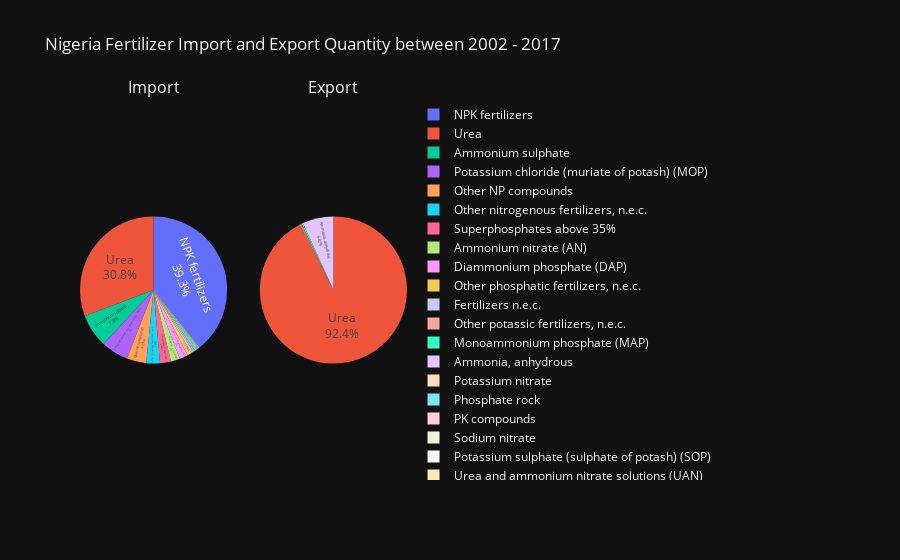

The notebook cell this image was saved under:
### Markdown cell above
### Subplot of Fertilizer `Import Quantity` and `Export Quantity` values in tonnes

### Code cell
plot_pie_chart("Nigeria Fertilizer Import and Export Quantity between 2002 - 2017","Import Quantity", "Export Quantity")

### Figure 1 — Plotly figure (JSON) as saved in the notebook; plotly's stock layout.template omitted (floating-point values rounded to 4 significant figures)
{"data": [{"domain": {"x": [0, 0.45], "y": [0, 1]}, "labels": ["NPK fertilizers", "Urea", "Ammonium sulphate", "Potassium chloride (muriate of potash) (MOP)", "Other NP compounds", "Other nitrogenous fertilizers, n.e.c.", "Superphosphates above 35%", "Ammonium nitrate (AN)", "Diammonium phosphate (DAP)", "Other phosphatic fertilizers, n.e.c.", "Fertilizers n.e.c.", "Other potassic fertilizers, n.e.c.", "Monoammonium phosphate (MAP)", "Ammonia, anhydrous", "Potassium nitrate", "Phosphate rock", "PK compounds", "Sodium nitrate", "Potassium sulphate (sulphate of potash) (SOP)", "Urea and ammonium nitrate solutions (UAN)", "Calcium ammonium nitrate (CAN) and other mixtures with calcium carbonate"], "name": "Import Quantity", "textinfo": "percent+label", "textposition": "inside", "type": "pie", "values": [3035000.0, 2375000.0, 567900.0, 463500.0, 331600.0, 231300.0, 186500.0, 151700.0, 146500.0, 73320.0, 37210.0, 34380.0, 33910.0, 15180.0, 11340.0, 10950.0, 6322.0, 4046.0, 2924.0, 2582.0, 219.8]}, {"domain": {"x": [0.55, 1], "y": [0, 1]}, "labels": ["Urea", "Ammonia, anhydrous", "Monoammonium phosphate (MAP)", "Superphosphates above 35%", "Other NP compounds", "Ammonium sulphate", "Ammonium nitrate (AN)", "Potassium chloride (muriate of potash) (MOP)", "Other potassic fertilizers, n.e.c.", "Fertilizers n.e.c.", "Phosphate rock", "Other nitrogenous fertilizers, n.e.c.", "Other phosphatic fertilizers, n.e.c."], "name": "Export Quantity", "textinfo": "percent+label", "textposition": "inside", "type": "pie", "values": [2505000.0, 184900.0, 8539.0, 6216.0, 5501.0, 399.1, 301, 192.4, 143.9, 95.62, 80.25, 14.51, 0]}], "layout": {"annotations": [{"font": {"size": 16}, "showarrow": false, "text": "Import", "x": 0.225, "xanchor": "center", "xref": "paper", "y": 1, "yanchor": "bottom", "yref": "paper"}, {"font": {"size": 16}, "showarrow": false, "text": "Export", "x": 0.775, "xanchor": "center", "xref": "paper", "y": 1, "yanchor": "bottom", "yref": "paper"}], "title": {"text": "Nigeria Fertilizer Import and Export Quantity between 2002 - 2017"}}}
